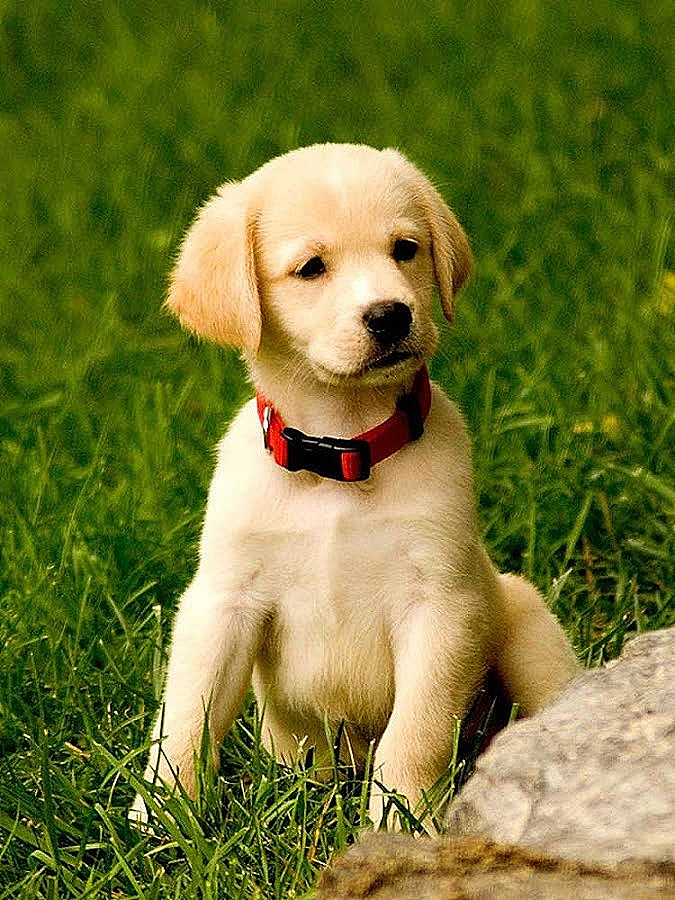
#> input picture self-study/basics/filtering/sharp.jpg, 675 x 900 px, given in place of checkbox_84x84.jpg, which was not available
$ jupyter execute --allow-errors '1 Open CV Basics Image Handling .ipynb'   (shell and % lines are left out)   (text cells are left out)
#> lines starting #> are read from the running program, lines starting #| are printed output that depends on the picture; pictures that were not available may be replaced by others from this repository, and a replacement may not be noted
[cell 1]
import cv2
import numpy as np
import matplotlib.pyplot as plt
from IPython.display import Image

[cell 2]
import os
from urllib.request import urlretrieve
from zipfile import ZipFile
# downloading the asset :

def download_and_unzip(url, save_path):
    print(f"Downloading and extracting assests....", end="")

    # Downloading zip file using urllib package.
    urlretrieve(url, save_path)

    try:
        # Extracting zip file using the zipfile package.
        with ZipFile(save_path) as z:
            # Extract ZIP file contents in the same directory.
            z.extractall(os.path.split(save_path)[0])

        print("Done")

    except Exception as e:
        print("\nInvalid file.", e)

[cell 3]
# For URL - https://opencv.org/university/free-opencv-course/
asset_zip_path = os.path.join(os.getcwd(), f"opencv_bootcamp_assets_NB1.zip")

# Download if assest ZIP does not exists.
#> (the rest of this cell did not finish here and is left out)

[cell 4]
# by using Image
Image(filename = "images/dog.jpg")

[cell 5]
checkbox_image = cv2.imread(filename = "images/checkbox_84x84.jpg", flags = 0)
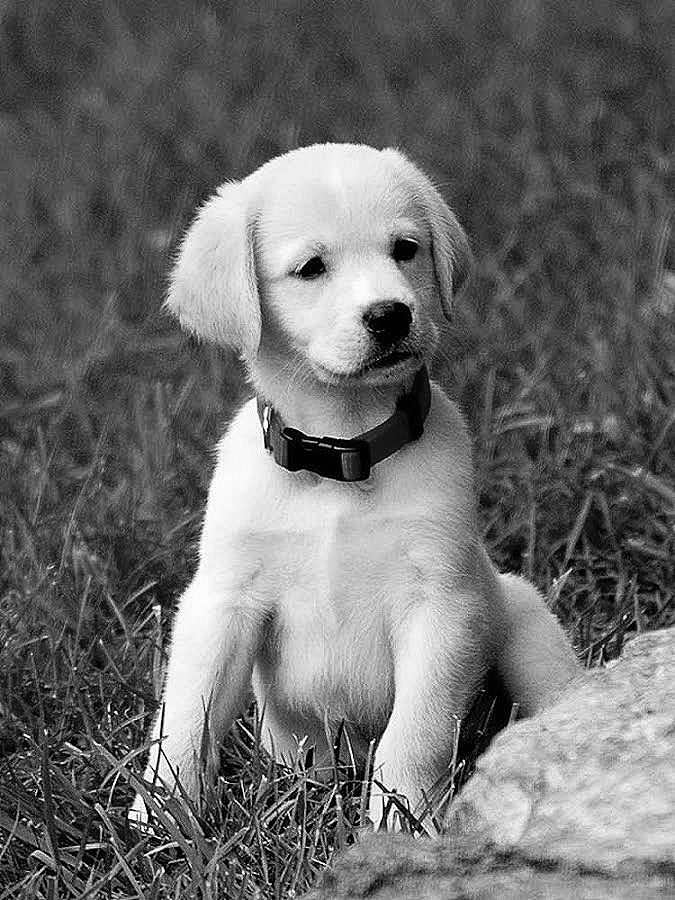
#> checkbox_image: shape (900, 675); min 0, max 255, mean 107.6
print(checkbox_image)
#> (printed output is left out)

[cell 6]
# size of the image
print("Image size (H,W) : ",checkbox_image.shape)
#| Image size (H,W) :  (900, 675)

[cell 7]
# datatype of the image
print("Image Data Type : ",checkbox_image.dtype)
#| Image Data Type :  uint8

[cell 8]
plt.imshow(checkbox_image)
#> (this line was passed over: IPython is not available in this run)

[cell 9]
plt.imshow(checkbox_image,cmap="gray")
#> (this line was passed over: IPython is not available in this run)

[cell 10]
color_image_path = "images/coca-cola-logo.png"
color_image = cv2.imread(color_image_path,1)
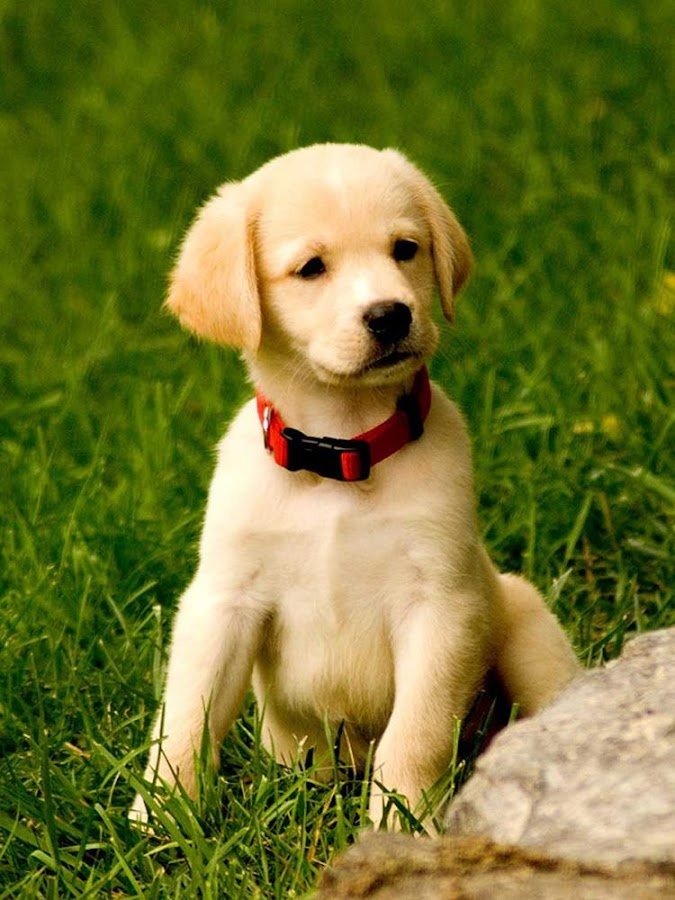
#> input picture self-study/basics/filtering/dog.jpg, 675 x 900 px, given in place of coca-cola-logo.png, which was not available
#> color_image is the input picture: shape (900, 675, 3); mean B, G, R 47.7, 116.3, 111.9
plt.imshow(color_image)
#> (this line was passed over: IPython is not available in this run)

[cell 11]
color_image_reversed = color_image[...,::-1]
plt.imshow(color_image_reversed)
#> (this line was passed over: IPython is not available in this run)

[cell 12]
# cv2.split() - to split RGB to R,G,B images
lake_image_bgr = cv2.imread(filename="images/New_Zealand_Lake.jpg",flags = cv2.IMREAD_COLOR)
b,g,r = cv2.split(lake_image_bgr)
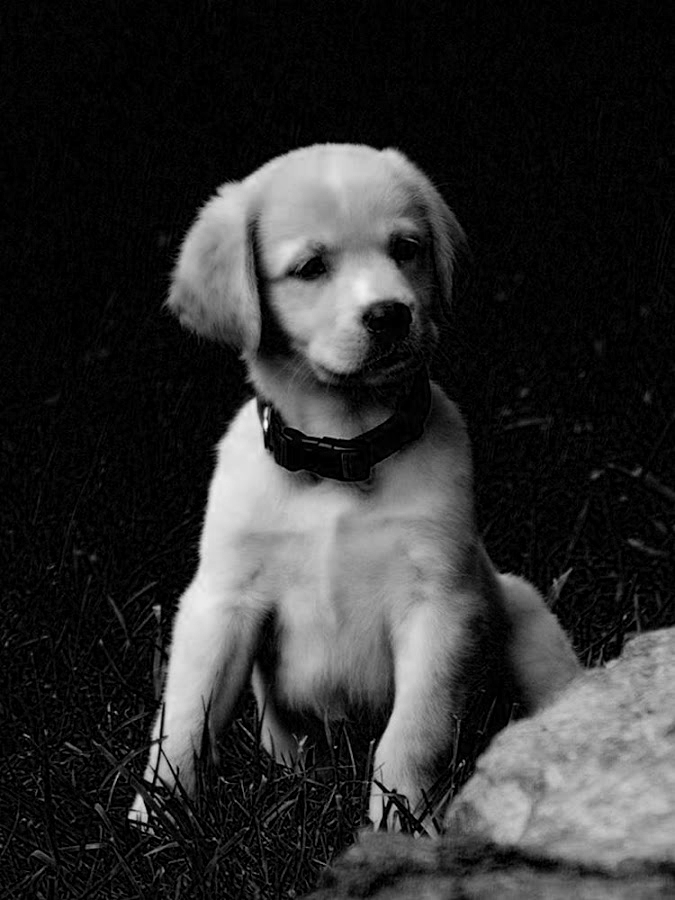
#> b: shape (900, 675); min 0, max 255, mean 47.7
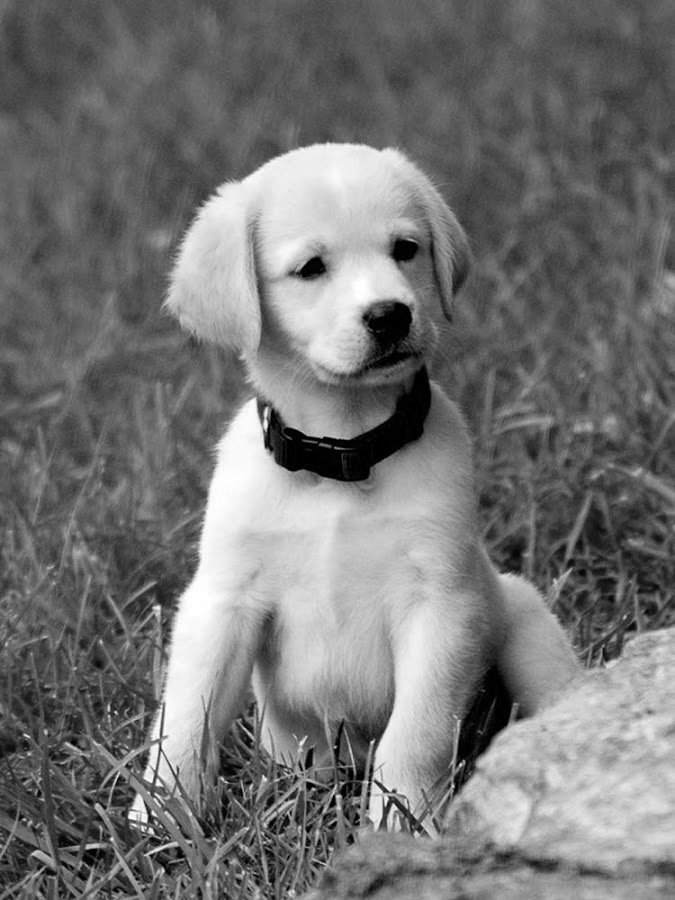
#> g: shape (900, 675); min 0, max 255, mean 116.3
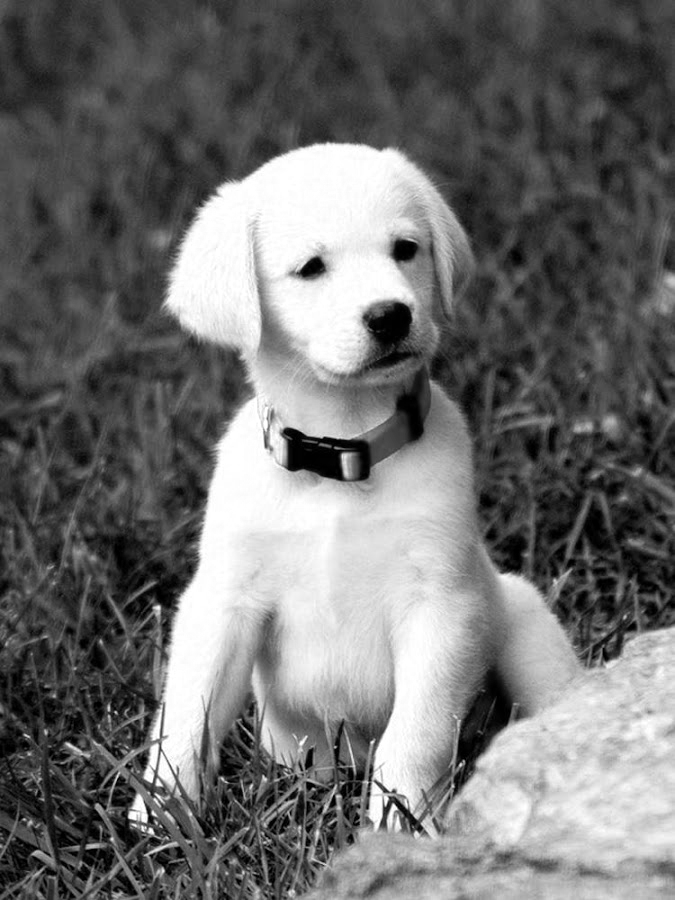
#> r: shape (900, 675); min 0, max 255, mean 111.9

plt.figure(figsize=[20,5])
#> (this line was passed over: IPython is not available in this run)

plt.subplot(141);plt.imshow(r,cmap="gray");plt.title("Red channel")
#> (this line was passed over: IPython is not available in this run)
#> (this line was passed over: IPython is not available in this run)
plt.subplot(142);plt.imshow(g,cmap="gray");plt.title("Green channel")
plt.subplot(143);plt.imshow(b,cmap="gray");plt.title("Blue channel")

merged_channels= cv2.merge((b,g,r))
plt.subplot(144);plt.imshow(merged_channels[...,::-1]);plt.title("RGB channels")
plt.suptitle("Merged Output")
